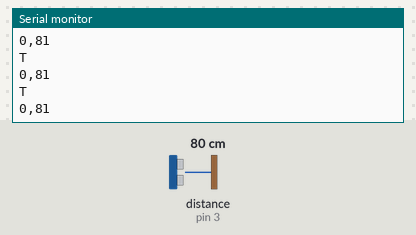
A sketch run on a simulated Arduino Uno, built with avr-gcc and run on an emulated ATmega328P. Shown: the last lines printed to the serial monitor. The test bench sets the inputs (shaded band); at power-on: distance to the obstacle (sensor on pin 3) 80 cm. The echo pulse lasts 58.3 µs per cm; storage starts empty.

Above: at 1.2 s.
1.3 s: distance to the obstacle (sensor on pin 3) set to 2 cm
At 1.5 s:
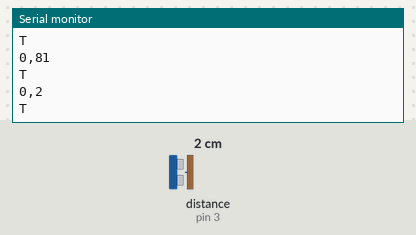
2.8 s: distance to the obstacle (sensor on pin 3) set to 299 cm
At 2.83 s:
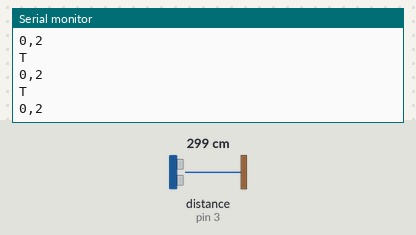
Timing chart, 0 to 5.8 s (numbered marks = the images above; inputs shaded):
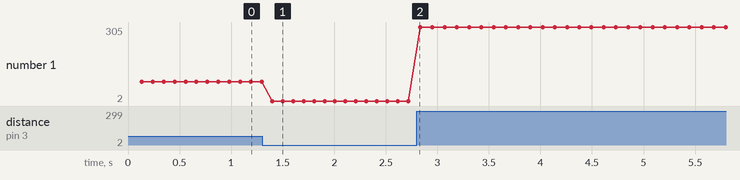

The sketch:

CartographicModule.ino
```cpp
#include <NewPing.h>
#include <SPI.h>
#include <SD.h>
#include <Wire.h>
#include <Adafruit_Sensor.h>
#include <Adafruit_MPU6050.h>
#include <math.h>

// Leander
// Kartographisches Modul zum Ansteuern der Ultraschallsensoren

#define TRIGGER_PIN_1 2 // Pin für den Trigger des ersten Sensors
#define ECHO_PIN_1 3    // Pin für den Echo des ersten Sensors
#define TRIGGER_PIN_2 7 // Pin für den Trigger des zweiten Sensors
#define ECHO_PIN_2 6    // Pin für den Echo des zweiten Sensors
#define LIMIT 30        // Limit für das Auto zum wenden

NewPing sonar[2] = {
  NewPing(TRIGGER_PIN_1, ECHO_PIN_1),
  NewPing(TRIGGER_PIN_2, ECHO_PIN_2)
};

Sd2Card card;
SdVolume volume;
SdFile root;
File coords;

// change this to match your SD shield or module;
// Default SPI on Uno and Nano: pin 10
// Arduino Ethernet shield: pin 4
// Adafruit SD shields and modules: pin 10
// Sparkfun SD shield: pin 8
// MKRZero SD: SDCARD_SS_PIN

const int chipSelect = 10;
int centi1, centi2;

void setup() {
  // Initialisiere die Serielle Kommunikation für Debugging
  Serial.begin(9600);

  SD.begin();
  while (!Serial) {}

  Serial.print("\nInitialisieren des SD-Speichers...");

  coords = SD.open("coords.csv", FILE_WRITE);

}

String values;

void loop() {

  for (uint8_t i = 0; i < 2; i++) {

    // Verzögerung, damit der nächste Sensor reagieren kann
    delay(100);

    // Debug only: Werte ausgeben lassen
    if(i = 0) centi1 = sonar[0].ping_cm();
    if(i = 1) centi2 = sonar[0].ping_cm();

    if((centi1 || centi2) < 30) {
      Serial.println("T");
    }
  }

  values = String(centi1) + "," + String(centi2);
  Serial.println(values);
  coords.println(values);
  coords.flush();

}

void processGyroData(float x, float y, float z) {

  // input : geschwindigkeit und weg

}

String mapCoords(float x, float y, float z) {
  return String(x) + "," + String(y) + "," + String(z);
}

float prevAccelX=0,prevAccelY=0,prevAccelZ=0;
double prevTime;
double prevVelocityX=0,prevVelocityY=0,prevVelocityZ=0;
float prevCoordinateX=0,prevCoordinateY=0,prevCoordinateZ=0;
int i=1;
#define PI 3.14159265

void fixAccelaration(float *currAccel){
  if ((*currAccel>-0.07)&&(*currAccel<0.07))
    *currAccel=0;
}
void convertAcceleration(float *AccelX,float *AccelY,float *AccelZ,float currAccelX,float currAccelY,float currAccelZ){

  while (i){
    prevAccelX=currAccelX;
    prevAccelY=currAccelY;
    prevAccelZ=currAccelZ;
    i=0;
  }
  *AccelX= currAccelX-prevAccelX;
  prevAccelX=currAccelX;
  *AccelY= currAccelY-prevAccelY;
  prevAccelY=currAccelY;
  *AccelZ= currAccelZ-prevAccelZ;
  prevAccelZ=currAccelZ;
  fixAccelaration(AccelX);  fixAccelaration(AccelY);  fixAccelaration(AccelZ);
}

float convertMagentic(float currMagnet,float currAccelVector,float Accel){
  float param;
  param=(currAccelVector-Accel)/9.8;
  currMagnet= acos(param)*180.0/PI;
  if (isnan(currMagnet)){
    if (param<0)
      currMagnet=180;
    else
      currMagnet=0;
  }
  return currMagnet;
}


void correctDegrees (float *DegreesX,float *DegreesY,float *DegreesZ){
  float uncorrDegreesX, uncorrDegreesY, uncorrDegreesZ;
  uncorrDegreesX=*DegreesX;
  uncorrDegreesY=*DegreesY;
  uncorrDegreesZ=*DegreesZ;
  if ((uncorrDegreesY>=90)&&(uncorrDegreesY<=180))
    *DegreesZ=360-uncorrDegreesZ;
  if ((uncorrDegreesX>=90)&&(uncorrDegreesX<=180))
    *DegreesY=360-uncorrDegreesY;
  if ((uncorrDegreesY>=90)&&(uncorrDegreesY<=180))
    *DegreesX=360-uncorrDegreesX;
}

void getCoordinate(double *currCoordinateX,double *currCoordinateY,double *currCoordinateZ,float AccelX,float AccelY,float AccelZ){
  double currentTime;
  currentTime=(millis()-prevTime)/1000;
  prevTime=millis();
  *currCoordinateX=prevCoordinateX+(prevVelocityX*currentTime)+(AccelX*currentTime*currentTime*0.5);
  prevVelocityX=prevVelocityX+(AccelX*currentTime);
  prevCoordinateX=*currCoordinateX;
  *currCoordinateY=prevCoordinateY+(prevVelocityY*currentTime)+(AccelY*currentTime*currentTime*0.5);
  prevVelocityY=prevVelocityY+(AccelY*currentTime);
  prevCoordinateY=*currCoordinateY;
  //Calculate Z coodinate
  *currCoordinateZ=prevCoordinateZ+(prevVelocityZ*currentTime)+(AccelZ*currentTime*currentTime*0.5);
  prevVelocityZ=prevVelocityZ+(AccelZ*currentTime);
  prevCoordinateZ=*currCoordinateZ;
}
```

Measured:
- after the input at 1.3 s, the serial monitor: prints a new line after 0.10 s (image 1)
- plotted number 1: 81 → 2 after the input at 1.3 s, 2 → 305 after the input at 2.8 s
